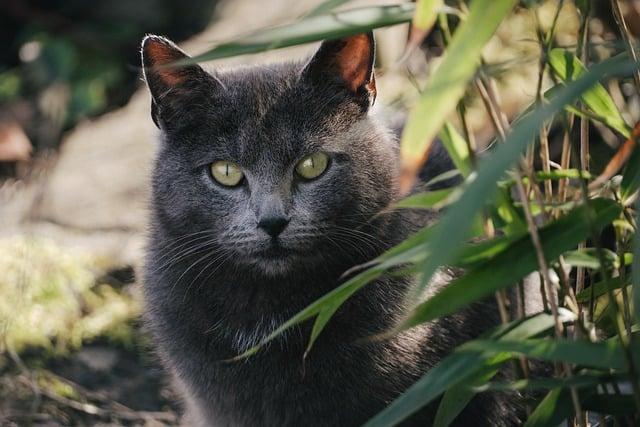
#> input picture Aula03/cat.jpg, 640 x 427 px
$ python Exerc2.py
#> lines starting #> are read from the running program, lines starting #| are printed output that depends on the picture; after the words box and inside, x2 and y2 are one past the last pixel; in counts of white or black regions, pixels touching at a corner belong together
import cv2


# Declara a imagem na escala de cinza
imagem = cv2.imread("cat.jpg", 0)
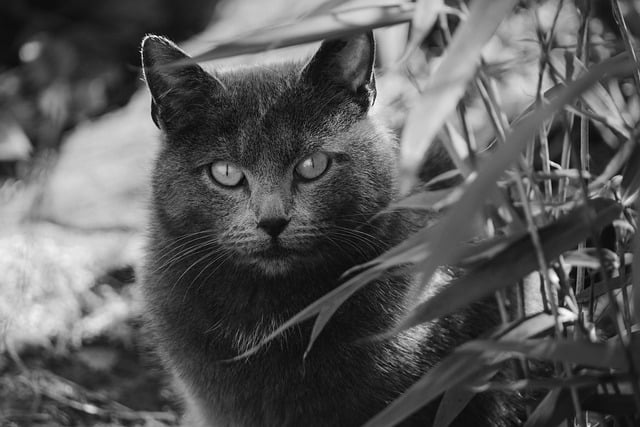
#> imagem: shape (427, 640); min 0, max 255, mean 89.4

# Aplica um desfoque para remover o ruído da imagem original
imgBlur = cv2.GaussianBlur(imagem, (3, 3), 1)

# Aplica o threshold binário na imagem
ret, thresh1 = cv2.threshold(imagem, 117, 255, cv2.THRESH_BINARY)
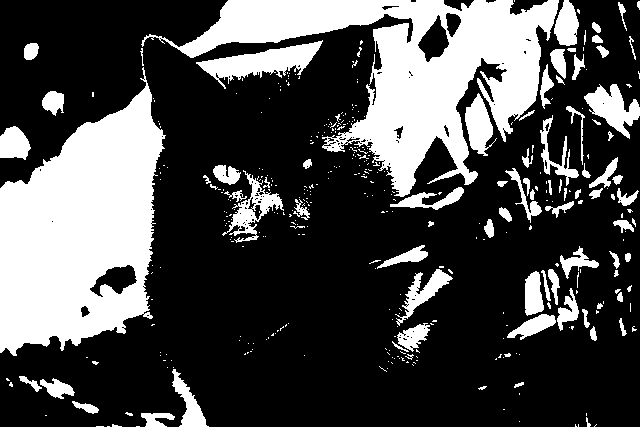
#> thresh1: shape (427, 640); 29.2% white; 393 white regions (308 under 20 px), largest, box (x1, y1, x2, y2) and area: (0, 67, 166, 356) 29585, (141, 0, 559, 197) 28468, (196, 40, 323, 89) 2463
cv2.imshow("preto&branco", thresh1)
cv2.waitKey(0) # aguarda alguma tecla ser pressionada para fechar a imagem
cv2.destroyAllWindows()

# Aplica o threshold adaptativo na imagem
thresh = cv2.adaptiveThreshold(imgBlur, 255, cv2.ADAPTIVE_THRESH_MEAN_C, cv2.THRESH_BINARY, 3, 5)
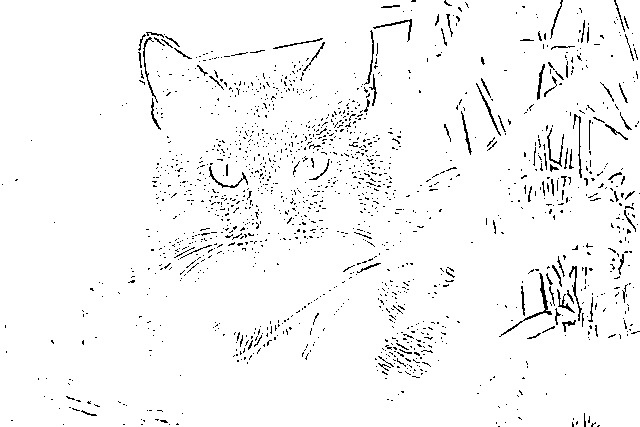
#> thresh: shape (427, 640); 96.6% white; black in thin lines or dots
cv2.imshow("branco&preto", thresh)
cv2.waitKey(0) # aguarda alguma tecla ser pressionada para fechar a imagem
cv2.destroyAllWindows()

$ run again, with Aula03/boi.jpg copied over Aula03/cat.jpg
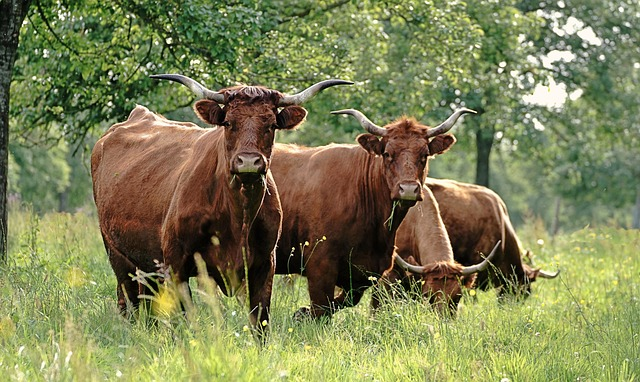
#> input picture Aula03/boi.jpg, 640 x 382 px
#> `ret, thresh1 = cv2.threshold(imagem, 117, 255, cv2.THRESH_BINARY)`:
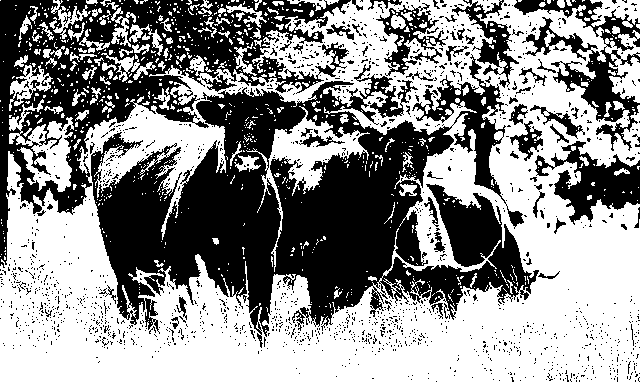
#> thresh1: shape (382, 640); 55.7% white; 1626 black regions (1562 under 20 px), largest, box (x1, y1, x2, y2) and area: (91, 54, 539, 348) 60218, (0, 0, 351, 268) 27706, (514, 0, 640, 151) 5291
#> `thresh = cv2.adaptiveThreshold(imgBlur, 255, cv2.ADAPTIVE_THRESH_MEAN_..`:
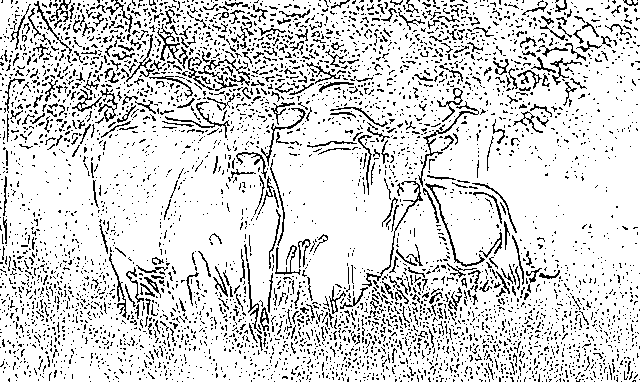
#> thresh: shape (382, 640); 84.5% white; black in thin lines or dots
